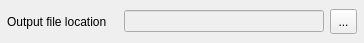
<?xml version="1.0" encoding="UTF-8"?>
<ui version="4.0">
 <class>UI::ExportPatternCommandArgumentsWidget</class>
 <widget class="BaseCommandArgumentsWidget" name="UI::ExportPatternCommandArgumentsWidget">
  <property name="geometry">
   <rect>
    <x>0</x>
    <y>0</y>
    <width>364</width>
    <height>43</height>
   </rect>
  </property>
  <property name="windowTitle">
   <string>ExportPatternCommandArgumentsWidget</string>
  </property>
  <layout class="QHBoxLayout" name="horizontalLayout">
   <property name="leftMargin">
    <number>7</number>
   </property>
   <property name="topMargin">
    <number>7</number>
   </property>
   <property name="rightMargin">
    <number>7</number>
   </property>
   <property name="bottomMargin">
    <number>7</number>
   </property>
   <item>
    <widget class="QLabel" name="label">
     <property name="text">
      <string>Output file location</string>
     </property>
    </widget>
   </item>
   <item>
    <widget class="QLineEdit" name="fileName">
     <property name="enabled">
      <bool>false</bool>
     </property>
     <property name="sizePolicy">
      <sizepolicy hsizetype="Fixed" vsizetype="Fixed">
       <horstretch>0</horstretch>
       <verstretch>0</verstretch>
      </sizepolicy>
     </property>
     <property name="minimumSize">
      <size>
       <width>200</width>
       <height>0</height>
      </size>
     </property>
    </widget>
   </item>
   <item>
    <widget class="QToolButton" name="fileButton">
     <property name="focusPolicy">
      <enum>Qt::NoFocus</enum>
     </property>
     <property name="styleSheet">
      <string notr="true">padding: 3px;</string>
     </property>
     <property name="text">
      <string>...</string>
     </property>
     <property name="icon">
      <iconset resource="../../../resources/resources.qrc">
       <normaloff>:/folder.png</normaloff>:/folder.png</iconset>
     </property>
     <property name="iconSize">
      <size>
       <width>18</width>
       <height>18</height>
      </size>
     </property>
    </widget>
   </item>
  </layout>
 </widget>
 <customwidgets>
  <customwidget>
   <class>BaseCommandArgumentsWidget</class>
   <extends>QWidget</extends>
   <header>basecommandargumentswidget.h</header>
   <container>1</container>
  </customwidget>
 </customwidgets>
 <resources>
  <include location="../../../resources/resources.qrc"/>
 </resources>
 <connections/>
</ui>
